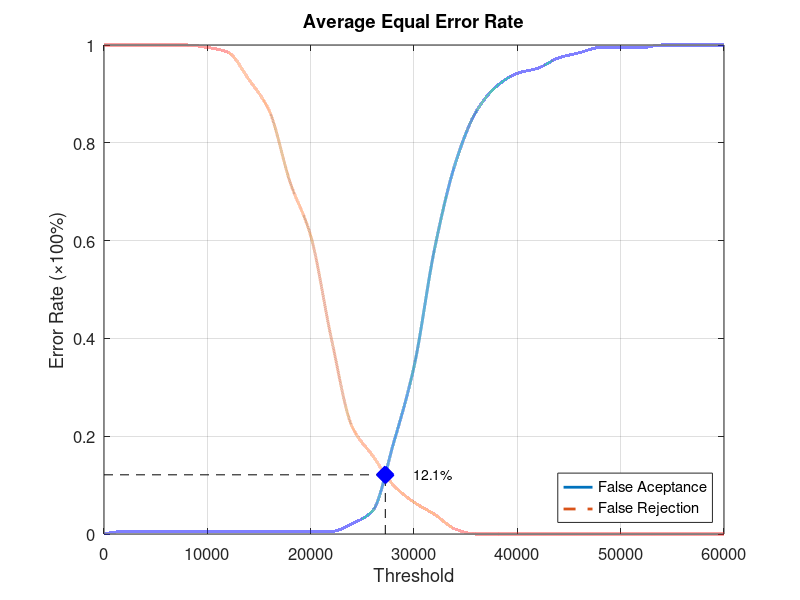
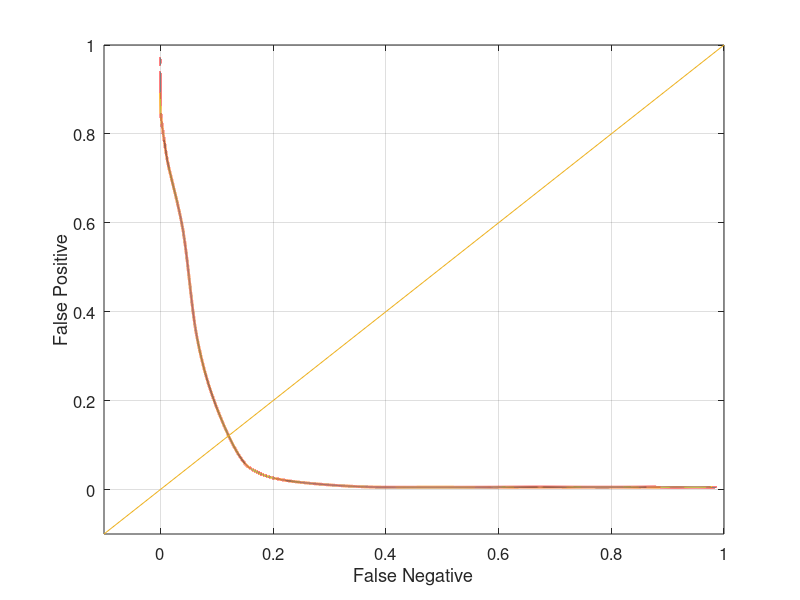

These charts were generated, in order, by the following MATLAB code:
function yEER = Database4_2
close all;
clear;
clc;
x = 0:2000:60000;
xq = 0:0.5:60000;

y0 = [0 0.00526316 0.00526316 0.00526316 0.00526316 0.00526316 0.00526316 0.00526316 0.00526316 0.00526316 0.00526316 0.00526316 0.0210526 0.0473684 0.184211 0.342105 0.584211 0.757895 0.863158 0.915789 0.942105 0.952632 0.973684 0.984211 0.994737 0.994737 0.994737 1 1 1 1];
yy0 = interp1(x, y0, xq, 'pchip');
y1 = [1 1 1 1 1 0.995 0.985 0.93 0.865 0.72 0.61 0.4 0.22 0.16 0.1 0.065 0.04 0.01 0 0 0 0 0 0 0 0 0 0 0 0 0];
yy1 = interp1(x, y1, xq, 'pchip');

% Calculating EER: 
y2 = abs(y0 - y1);
find(y2 == min(y2))
yy2 = abs(yy0 - yy1);
xEER = find(yy2 == min(yy2));
xEERIndex = xq(xEER) % X-axis EER
yEER = yy0(xEER) % Y-axis EER

main = figure
plot(xq, yy0,'-','LineWidth', 2);	hold on
plot(xq, yy1,'--','LineWidth', 2);	hold on
plot([xEERIndex xEERIndex], [0 yEER], 'k--');	hold on
plot([0 xEERIndex], [yEER yEER], 'k--');	hold on
plot(xEERIndex, yEER, 'bx', 'LineWidth', 10);	hold on
text(xEERIndex + 10 * xEERIndex / 100, yEER, [num2str(round((10000 * yEER)) / 100) '%'])
legend('False Aceptance', 'False Rejection', 'Location', 'SouthEast')
xlabel('Threshold')
ylabel('Error Rate (\times100%)')
title('Average Equal Error Rate')
set(gca, 'FontSize', 12)
axis([0 60000 0 1])
grid on

print(main, 'Database4_2Main', '-dpng');
FNRxFPR = figure('Color', [1 1 1]);
plot(yy1, yy0, '-', yy1, yy0, 'LineWidth', 2);
hold on
y = -0.1:0.1:1
plot(y, y); 
set(gca, 'FontSize', 12)
xlabel('False Negative')
ylabel('False Positive')
axis([-0.1 1 -0.1 1])
set(gca, 'FontSize', 12)
grid on

print(FNRxFPR, 'Database4_2FNRxFPR','-dpng');
end
